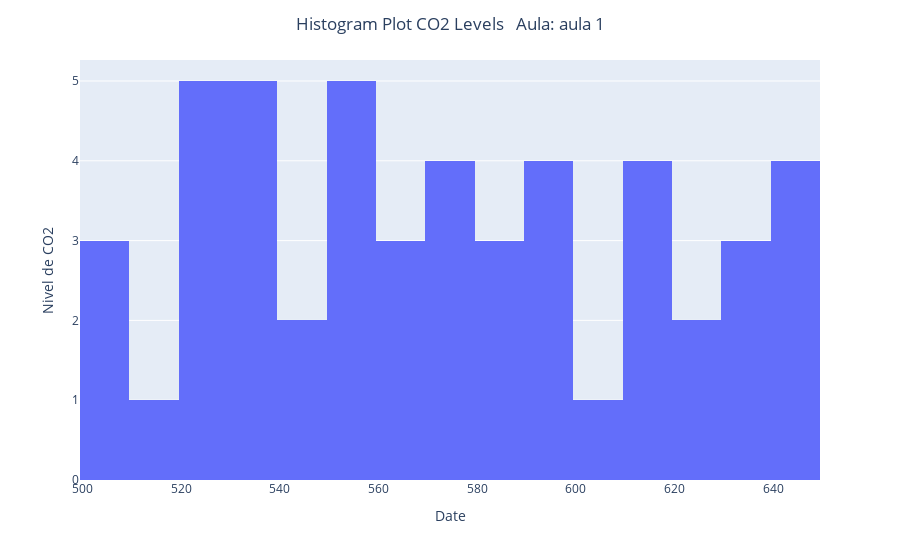

Notebook code for this chart:
### Code cell
fig = px.histogram(df_temp, x="medicion", nbins=20)
fig.update_layout(title_text=f'Histogram Plot CO2 Levels \n Aula: {aula}', title_x=0.5,xaxis_title =  'Date',yaxis_title = 'Nivel de CO2',legend_title = 'Aula')
fig.show()

### Figure 1 — Plotly figure (JSON) as saved in the notebook; plotly's stock layout.template omitted (floating-point values rounded to 4 significant figures)
{"data": [{"alignmentgroup": "True", "bingroup": "x", "hovertemplate": "medicion=%{x}<br>count=%{y}<extra></extra>", "legendgroup": "", "marker": {"color": "#636efa", "pattern": {"shape": ""}}, "name": "", "nbinsx": 20, "offsetgroup": "", "orientation": "v", "showlegend": false, "type": "histogram", "x": [536, 538, 590, 576, 638, 542, 511, 565, 532, 598, 576, 520, 527, 547, 627, 628, 644, 569, 520, 589, 644, 591, 636, 523, 632, 644, 557, 535, 649, 605, 508, 558, 585, 552, 551, 530, 582, 509, 528, 590, 577, 559, 612, 505, 611, 614, 577, 569, 616], "xaxis": "x", "yaxis": "y"}], "layout": {"barmode": "relative", "legend": {"title": {"text": "Aula"}, "tracegroupgap": 0}, "margin": {"t": 60}, "title": {"text": "Histogram Plot CO2 Levels \n Aula: aula 1", "x": 0.5}, "xaxis": {"anchor": "y", "domain": [0, 1], "title": {"text": "Date"}}, "yaxis": {"anchor": "x", "domain": [0, 1], "title": {"text": "Nivel de CO2"}}}}
